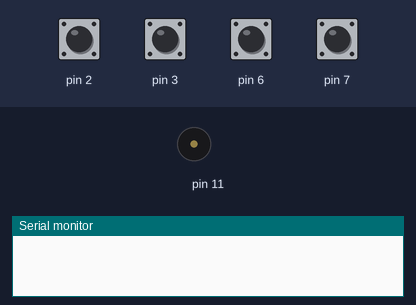
This sketch was run on a simulated Arduino Uno, built with avr-gcc and run on an emulated ATmega328P. Parts: buzzer (waves = sounding), the last lines printed to the serial monitor. The test bench sets the inputs (shaded band); at power-on: pin 2, pin 3, pin 6, pin 7 HIGH.

Above: at 1.2 s.
1.3 s: pin 2 pulled LOW for 0.15 s
2.9 s: pin 6 pulled LOW for 0.15 s
At 2.97 s:
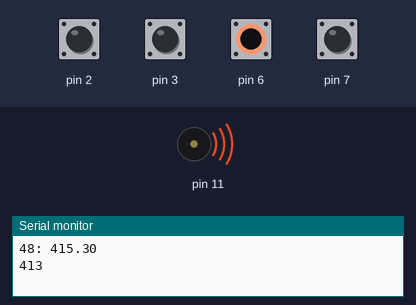
4.5 s: pin 2 pulled LOW for 1 s
Timing chart, 0 to 7.5 s (numbered marks = the images above; inputs shaded):
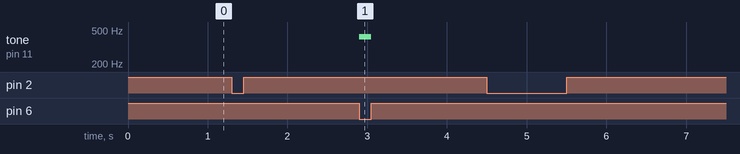

The sketch:

rotary_encoder_test.ino
```cpp
unsigned int lastValue = 49;
unsigned int lastValue2 = 440;
volatile unsigned int value = lastValue;
volatile unsigned int value2 = lastValue2;
volatile boolean rotating = false;
volatile boolean a = false;
volatile boolean b = false;

unsigned int value2_modifier(unsigned int v) {
  if ((v / 16) > 1) {
    return v / 16;
  } else {
    return 1;
  }
}

void i2() {
  if (rotating) delay(1);

  if (digitalRead(2) != b) {
    b = !b;

    if (b && !a) {
      --value;
      value2 -= value2_modifier(value2);

      if (value < 13) value = 13;
      if (value2 < 50) value2 = 50;
    }
    rotating = false;
  }
}

void i3() {
  if (rotating) delay(1);

  if (digitalRead(3) != a) {
    a = !a;

    if (a && !b) {
      ++value;
      value2 += value2_modifier(value2);

      if (value > 88) value = 88;
      if (value2 > 20000) value2 = 20000;
    }
    rotating = false;
  }

}

float freq(int n) {
  return pow(2.0f, float(n - 49) / 12.0f) * 440.0f;
}

void setup() {
  pinMode(2, INPUT_PULLUP);
  pinMode(3, INPUT_PULLUP);
  pinMode(6, INPUT_PULLUP);
  pinMode(7, INPUT_PULLUP);
  attachInterrupt(0, i2, CHANGE);
  attachInterrupt(1, i3, CHANGE);
  Serial.begin(9600);
}

void loop() {
  rotating = true;
  digitalWrite(13, digitalRead(6));

  if (lastValue != value) {
    Serial.print(value, DEC);
    Serial.print(": ");
    Serial.println(freq(value));
    lastValue = value;
  }

  if (lastValue2 != value2) {
    Serial.println(value2);
    lastValue2 = value2;
  }

  int r6 = digitalRead(6);
  int r7 = digitalRead(7);
  if (r6 && r7) {
    noTone(11);
  } else {
    if (!r6) {
      tone(11, freq(value));
    } else {
      tone(11, value2);
    }
  }
}
```

Measured:
- after the input at 2.9 s, tone on pin 11: silent → 415 Hz at once, → silent 0.15 s later
